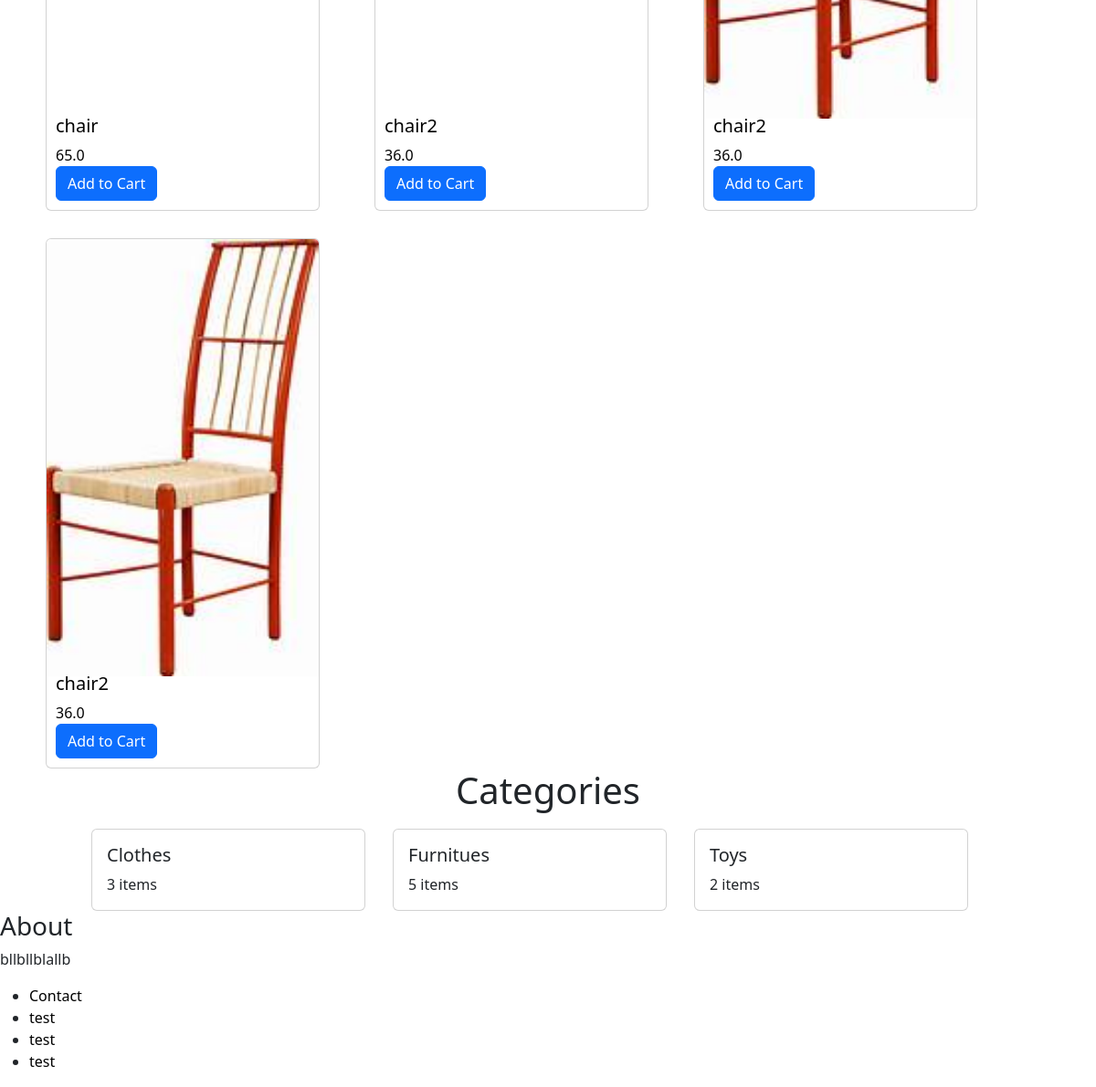
The app's page / (lower part), older data.
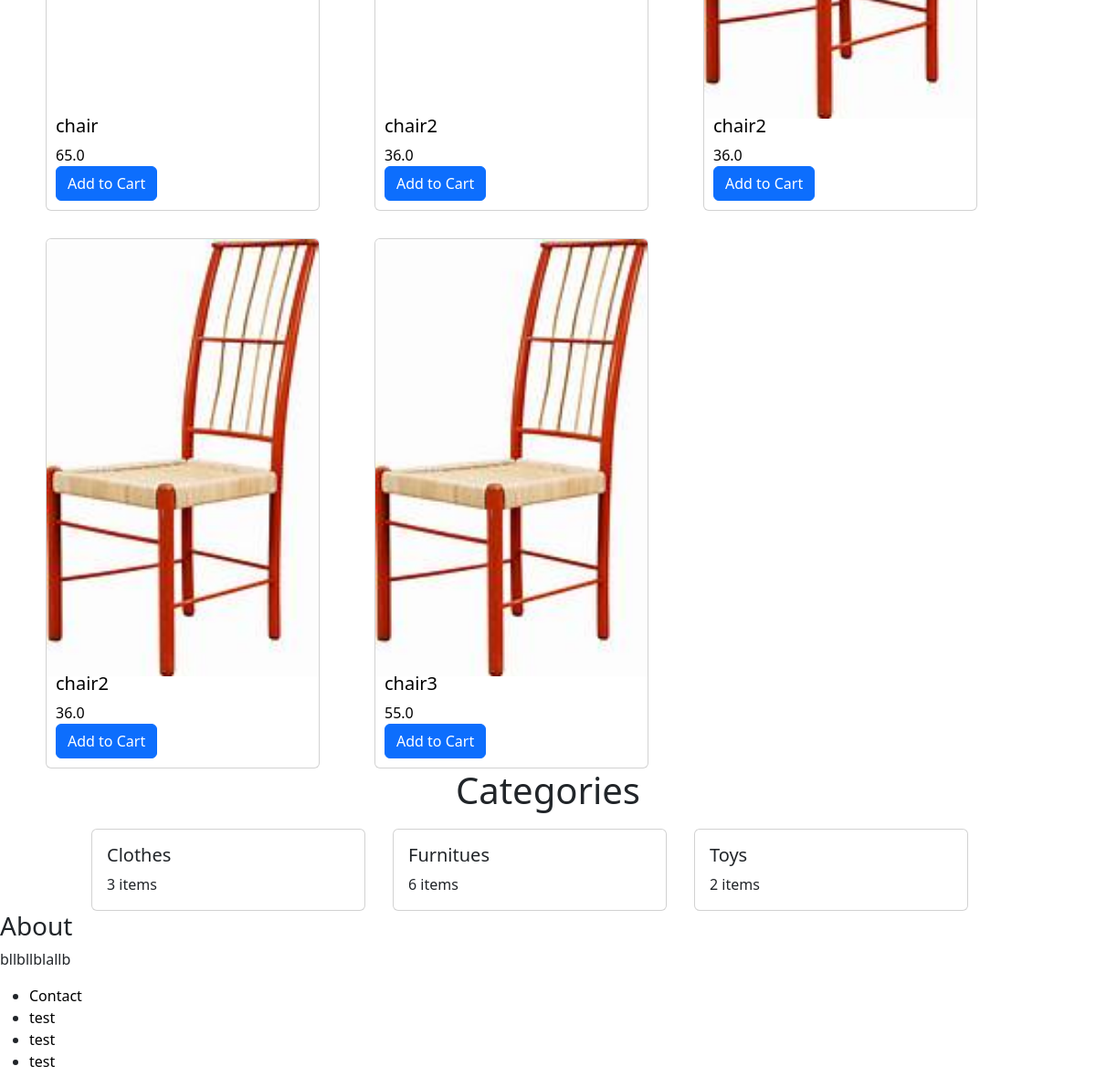
The same page, newer data.
### item/models.py (models this page shows, shortened)
class Item(models.Model):
    category = models.ForeignKey(Category, related_name='items',on_delete=models.CASCADE)
    name = models.CharField(max_length=255)
    description = models.TextField(blank=True,null=True)
    price = models.FloatField()
    image = models.ImageField(upload_to='item_images',blank=True,null=True)
    is_soled = models.BooleanField(default=False)
    created_by = models.ForeignKey(User, related_name = 'items',on_delete=models.CASCADE)
    created_at = models.DateTimeField(auto_now_add=True)

class Category (models.Model):
    name = models.CharField(max_length=255)
    class Meta:
        ordering = ('name',)
        verbose_name_plural= 'Categories'

### core/views.py (the view)
# urls.py: path('', views.index,name='index'),
def index(request):
    items = Item.objects.filter(is_soled=False)
    categories = Category.objects.all()
    return render(request, 'core/index.html',{
        'categories': categories,
        'items': items,
    })

### core/templates/core/index.html (shortened to what this page needs)
 {% extends "core/base.html" %}
{% block content %}
  <section class="products">
        <div class="item-container">
            {% for item in items %}
            <a href="{% url 'item:detail' item.id %}">
            <div class="card" >
                {% if item.image %}
                    <img src="{{ item.image.url }}" class="card-img-top" alt="cartItem">
                {% else %}
                    <p>No image available</p>
                {% endif %}
                <div class="card-body">
                    <h5 class="card-title">{{item.name}}</h5>
                    <p class="card-text">{{item.price}}</p>
                    <a href="#" class="btn btn-primary">Add to Cart</a>
                </div>
            </div>
            {% endfor  %}
        </div>
        <h2> Categories</h2>
         <div class="category-container">
            {% for category in categories %}
            <div class="card" >
                <div class="card-body">
                    <h5 class="card-title">{{category.name}}</h5>
                    <p class="card-text">{{ category.items.count }} items</p>
                </div>
            </div>
            {% endfor  %}
        </div>
  </section>
{% endblock content %}

Row changes from the older to the newer data that the page shows:
added Item: image (picture), name "chair3", price "55.0"
computed for Category "Furnitues": items.count "5" → "6"
